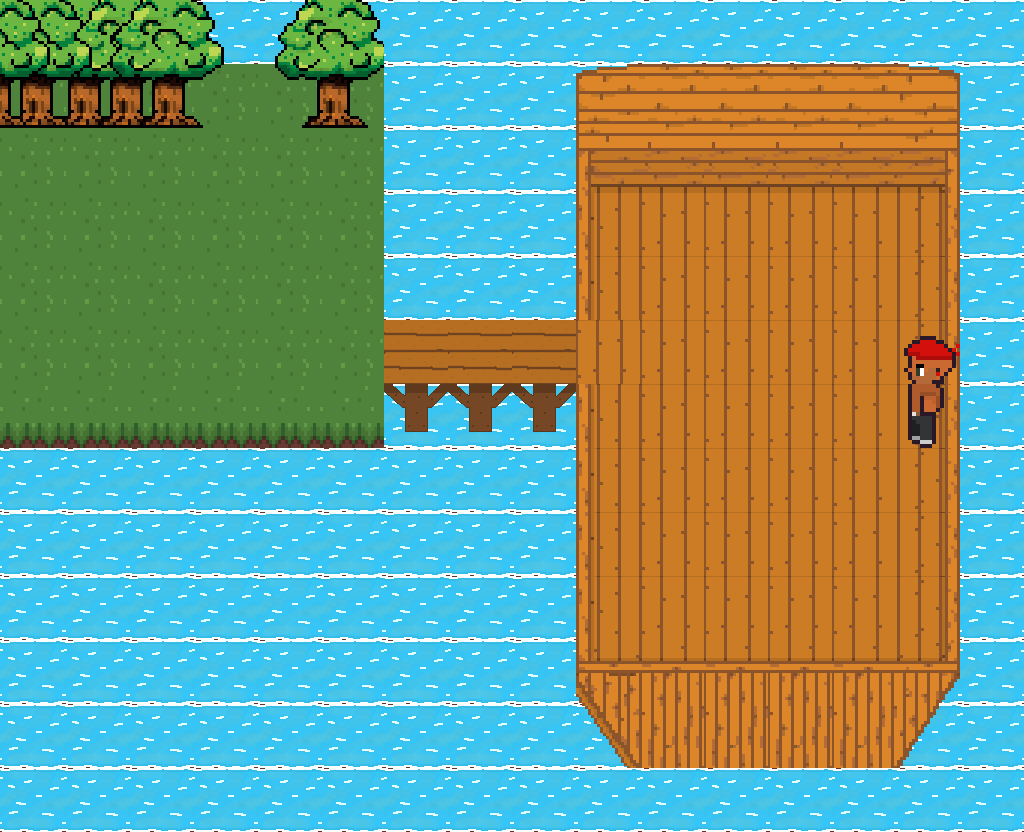

This is a level from a 2D game, rendered from its Tiled map with the project's own tilesets. A one-line summary and the complete map file follow:
An orthogonal 16x13 tile map with 64x64 px tiles, 2 tile layers (layer1, layer2), 7 tilesets and 9 objects.

<map version="1.10" tiledversion="1.11.2" orientation="orthogonal" renderorder="right-down" width="16" height="13" tilewidth="64" tileheight="64" infinite="0" nextlayerid="5" nextobjectid="18">
 <tileset firstgid="1" name="ship-tex" tilewidth="64" tileheight="64" tilecount="15" columns="3">
  <image source="texs/ship-tex.png" width="192" height="366" />
 </tileset>
 <tileset firstgid="16" name="m-down" tilewidth="64" tileheight="64" tilecount="1" columns="1">
  <image source="texs/m-down.png" width="64" height="64" />
 </tileset>
 <tileset firstgid="17" name="m-in" tilewidth="64" tileheight="64" tilecount="1" columns="1">
  <image source="texs/m-in.png" width="64" height="64" />
 </tileset>
 <tileset firstgid="18" name="water1" tilewidth="64" tileheight="64" tilecount="1" columns="1">
  <image source="texs/Р1.png" width="64" height="64" />
 </tileset>
 <tileset firstgid="19" name="tree-ex" tilewidth="64" tileheight="144" tilecount="7" columns="7">
  <image source="builds/tree-ex.png" width="471" height="144" />
 </tileset>
 <tileset firstgid="26" name="characters" tilewidth="64" tileheight="64" tilecount="24" columns="6">
  <image source="builds/characters.png" width="384" height="256" />
 </tileset>
 <tileset firstgid="50" name="пристань" tilewidth="64" tileheight="64" tilecount="2" columns="1">
  <image source="builds/пристань.png" width="64" height="128" />
 </tileset>
 <layer id="1" name="layer1" width="16" height="13">
  <data encoding="csv">
18,18,18,18,18,18,18,18,18,18,18,18,18,18,18,18,
17,17,17,17,17,17,18,18,18,18,2,2,2,2,18,18,
17,17,17,17,17,17,18,18,18,4,5,5,5,5,6,18,
17,17,17,17,17,17,18,18,18,7,8,8,8,8,9,18,
17,17,17,17,17,17,18,18,18,7,8,8,8,8,9,18,
17,17,17,17,17,17,18,18,18,8,8,8,8,8,9,18,
16,16,16,16,16,16,18,18,18,7,8,8,8,8,9,18,
18,18,18,18,18,18,18,18,18,7,8,8,8,8,9,18,
18,18,18,18,18,18,18,18,18,7,8,8,8,8,9,18,
18,18,18,18,18,18,18,18,18,7,8,8,8,8,9,18,
18,18,18,18,18,18,18,18,18,18,11,11,11,11,18,18,
18,18,18,18,18,18,18,18,18,18,18,18,18,18,18,18,
18,18,18,18,18,18,18,18,18,18,18,18,18,18,18,18
</data>
 </layer>
 <layer id="4" name="layer2" width="16" height="13">
  <data encoding="csv">
0,0,0,0,0,0,0,0,0,0,0,0,0,0,0,0,
20,21,22,23,24,25,0,0,0,1,0,0,0,0,3,0,
0,0,0,0,0,0,0,0,0,0,0,0,0,0,0,0,
0,0,0,0,0,0,0,0,0,0,0,0,0,0,0,0,
0,0,0,0,0,0,0,0,0,0,0,0,0,0,0,0,
0,0,0,0,0,0,50,50,50,0,0,0,0,0,27,0,
0,0,0,0,0,0,51,51,51,0,0,0,0,0,33,0,
0,0,0,0,0,0,0,0,0,0,0,0,0,0,0,0,
0,0,0,0,0,0,0,0,0,0,0,0,0,0,0,0,
0,0,0,0,0,0,0,0,0,0,0,0,0,0,0,0,
0,0,0,0,0,0,0,0,0,10,0,0,0,0,12,0,
0,0,0,0,0,0,0,0,0,13,14,14,14,14,15,0,
0,0,0,0,0,0,0,0,0,0,0,0,0,0,0,0
</data>
 </layer>
 <objectgroup id="3" name="objects">
  <object id="1" x="1.33333" y="66" width="574" height="59.333" />
  <object id="2" x="-1.33333" y="429.333" width="573.333" height="111.333" />
  <object id="3" x="945.333" y="149.333" width="13.3333" height="510.333" />
  <object id="4" x="573.333" y="659.333" width="387.333" height="12" />
  <object id="5" x="574" y="384.667" width="17.3333" height="272.667" />
  <object id="6" x="383.333" y="126" width="206" height="195.334" />
  <object id="7" x="590.667" y="148.667" width="354.667" height="35.3333" />
  <object id="15" x="384" y="382.5" width="192.5" height="46" />
  <object id="17" x="901.5" y="337.5" width="44.5" height="110.5" />
 </objectgroup>
</map>
